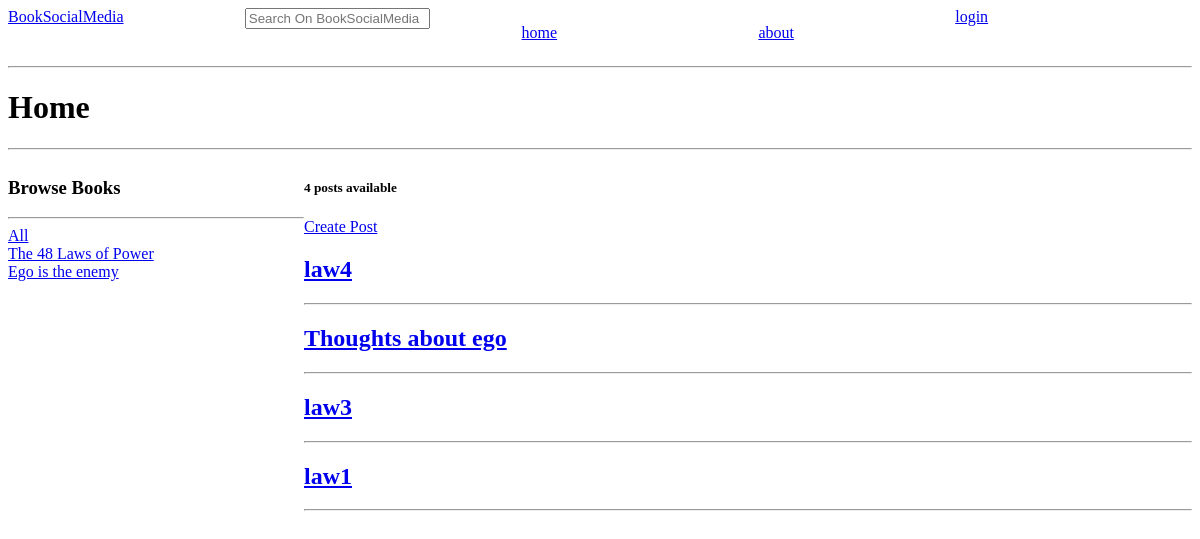
The app's page /, older data.
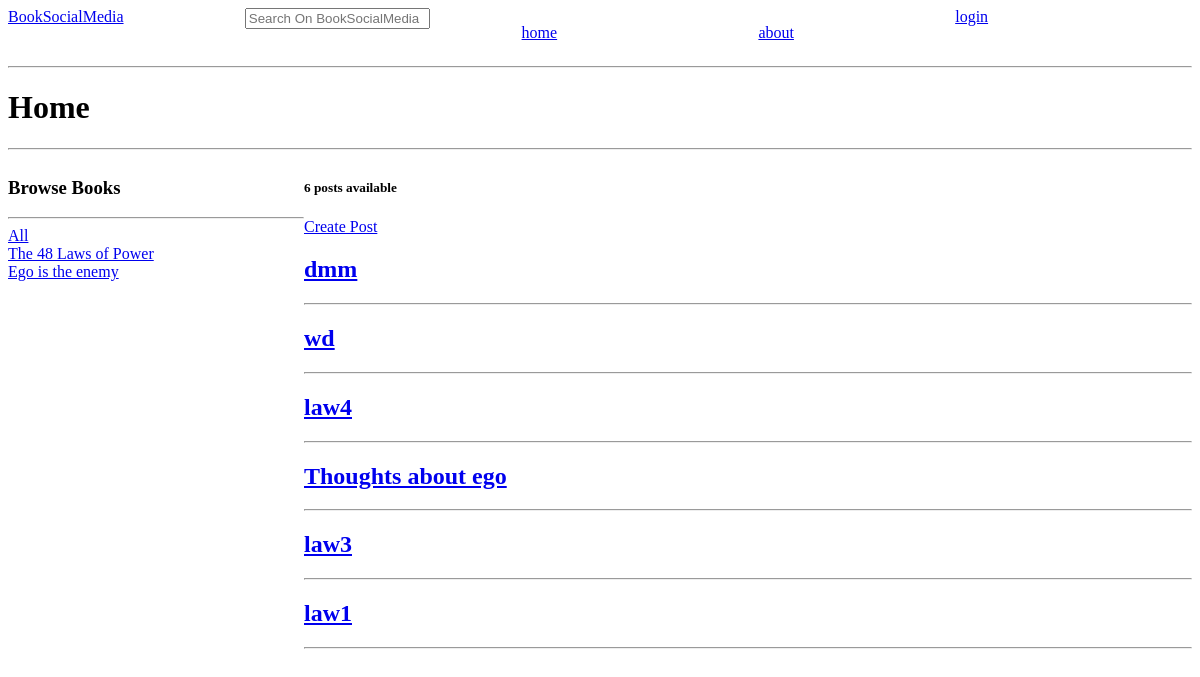
The same page, newer data.
### main/models.py (models this page shows, shortened)
class Book(models.Model):
    author = models.CharField(max_length=200)
    title = models.CharField(max_length=200)
    genre = models.TextField()
    image = models.ImageField(upload_to='posts')
    summary = models.TextField(max_length=500, null=True, blank=True)

class Post(models.Model):
    author = models.ForeignKey(Profile, on_delete=models.CASCADE)
    title = models.CharField(max_length=200)
    Book = models.ForeignKey(Book, on_delete=models.CASCADE)
    reference = models.TextField(max_length=100)
    content = models.TextField(max_length = 500)
    date = models.DateTimeField(auto_now_add=True)
    image = models.ImageField(upload_to='posts', null=True, blank=True)
    reads = models.IntegerField(default=0)
    class Meta:
        ordering = ['-date']

### main/views.py (the view)
# urls.py: 2. Add a URL to urlpatterns:  path('', views.home, name='home')
def home(request):
    q = request.GET.get('q') if request.GET.get('q') != None else ''
    posts = Post.objects.filter(
        Q(Book__title__icontains=q) |
        Q(title__icontains=q) |
        Q(content__icontains=q)
    )
    books = Book.objects.all()
    post_count = posts.count()
    context = {'posts': posts, 'books' : books, 'post_count': post_count }
    return render(request, 'main/home.html', context)

### main/templates/main/home.html (shortened to what this page needs)
{% extends 'main/base.html' %}
{% block content %}
    <h1>Home</h1>
    <hr>
    <div class="home-container">
        <div>
            <h3>Browse Books</h3>
            <hr>
            <div>
                <a href="{% url 'home' %}">All</a>
            </div>
            <div>
                {% for book in books %}
                <div>
                    <a href="{% url 'home' %}?q={{book.title}}">{{ book.title }}</a>
                </div>
                {% endfor %}
            </div>
        </div>
        <div>
            <h5>{{post_count}} posts available</h5>
            <a href="{% url 'create-post' %}">Create Post</a>
            <div>
                {% for post in posts  %}
                    <div>
                        <a href="{% url 'post' post.id %}"> <h2>{{ post.title }}</h2></a>
                    </div>
                    <hr>
                {% endfor %}
            </div>
        </div>
    </div>
{% endblock %}

### main/templates/main/base.html (shortened to what this page needs)
<!DOCTYPE html>
<html lang="en">
<head>
</head>
<body>
{% include 'main/navbar.html' %}
{% block content %}
{% endblock %}
</body>
</html>

### main/templates/main/navbar.html (shortened to what this page needs)
<nav class="navbar">
    <div class="logo"><a href="/">BookSocialMedia</a></div>
    <form method="get" action="{% url 'home' %}">
        <input type="text" name="q" placeholder="Search On BookSocialMedia" />
    </form>
    <ul class="nav-links"><a href="{% url 'home' %}">home</a></ul>
    <ul class="nav-links"><a href="{% url 'about' %}">about</a></ul>
    {% if request.user.is_authenticated %}
    <p>Hello {{ request.user }}
    <a href="{% url 'logout' %}">logout</a>
    <ul class="nav-links"><a href="{% url 'profile' %}">profile</a></ul>
    {% else %}
    <a href="{% url 'login' %}">login</a>
    {% endif %}
</nav>
<hr>

### main/templates/main/navbar.html (style rules this page uses)
.navbar { display: grid; grid-template-columns: 1fr 1fr 1fr 1fr 1fr; }

### main/templates/main/home.html (style rules this page uses)
.home-container { display: grid; grid-template-columns: 1fr 3fr; }

Row changes from the older to the newer data that the page shows:
added Post: title "dmm"
added Post: title "wd"
Text that changed along with them:
{{ post_count }}: "4" → "6"
